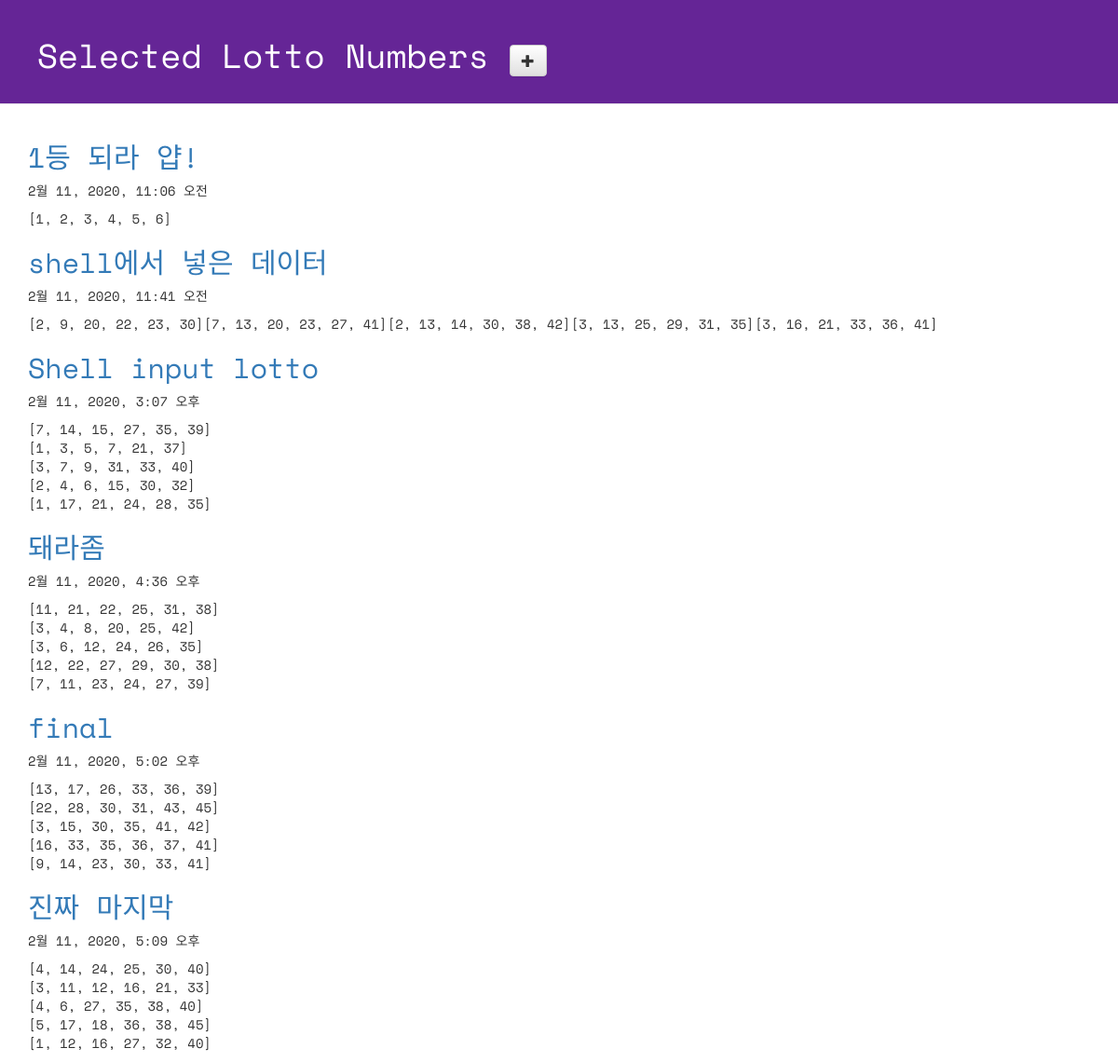
The page / on the database its author committed.
### lotto/models.py (models this page shows, shortened)
class GuessNumbers(models.Model):
    name = models.CharField(max_length=24) # 로또 번호 리스트 이름
    text = models.CharField(max_length=255) # 로또 번호 리스트에 대한 설명
    lottos = models.CharField(max_length=255,
        default='[1, 2, 3, 4, 5, 6]') # 로또 번호들이 담길 str # 없어도 됨
    num_lotto = models.IntegerField(default=5) # 6개 번호 set의 갯수
    update_date = models.DateTimeField()

### lotto/views.py (the view)
# urls.py: path('', views.index),
def index(request):
    lottos = GuessNumbers.objects.all()
    return render(request,'lotto/default.html', {'lottos':lottos})

### lotto/templates/lotto/default.html (shortened to what this page needs)
<!DOCTYPE html>
{% load staticfiles %}
<html lang="ko">
<head>
  <link rel="stylesheet" href="//maxcdn.bootstrapcdn.com/bootstrap/3.2.0/css/bootstrap.min.css">
  <link rel="stylesheet" href="//maxcdn.bootstrapcdn.com/bootstrap/3.2.0/css/bootstrap-theme.min.css">
  <link rel='stylesheet' href="{% static 'css/lotto.css' %}">
</head>
<body>
  <div class="page-header">
    <h1>
      Selected Lotto Numbers
      <a href="{% url 'new_lotto' %}">
        <span class="glyphicon glyphicon-plus btn btn-default"></span>
        </a>
    </h1>
  </div>
  <div class="container lotto">
    {% for lotto in lottos %}
    <h2><a href="{% url 'detail' lottokey=lotto.pk %}">{{ lotto.text }}</a></h2>
    <p>{{ lotto.update_date }}</p>
    <p>{{ lotto.lottos | linebreaksbr }}</p>
    {% endfor %}
  </div>
</body>
</html>

### lotto/static/css/lotto.css (style rules this page uses)
.page-header { background-color: #652596; margin-top: 0; padding: 20px 20px 20px 40px; font-family: 'Space Mono', monospace; color: cornflowerblue; }
.page-header h1 { color: #FFFFFF; }
.container { font-family: 'Space Mono', monospace; }
.container h2 { color: #b9f442; }

### rows shown on the page
GuessNumbers: text "1등 되라 얍!", update_date "2월 11, 2020, 11:06 오전", lottos "[1, 2, 3, 4, 5, 6]"
GuessNumbers: text "shell에서 넣은 데이터", update_date "2월 11, 2020, 11:41 오전", lottos "[2, 9, 20, 22, 23, 30][7, 13, 20, 23, 27, 41][2, 13, 14, 30, 38, 42][3, 13, 25, 29, 31, 35][3, 16, 21, 33, 36, 41]"
GuessNumbers: text "Shell input lotto", update_date "2월 11, 2020, 3:07 오후", lottos "[7, 14, 15, 27, 35, 39] [1, 3, 5, 7, 21, 37] [3, 7, 9, 31, 33, 40] [2, 4, 6, 15, 30, 32] [1, 17, 21, 24, 28, 35]"
GuessNumbers: text "돼라좀", update_date "2월 11, 2020, 4:36 오후", lottos "[11, 21, 22, 25, 31, 38] [3, 4, 8, 20, 25, 42] [3, 6, 12, 24, 26, 35] [12, 22, 27, 29, 30, 38] [7, 11, 23, 24, 27, 39]"
GuessNumbers: text "final", update_date "2월 11, 2020, 5:02 오후", lottos "[13, 17, 26, 33, 36, 39] [22, 28, 30, 31, 43, 45] [3, 15, 30, 35, 41, 42] [16, 33, 35, 36, 37, 41] [9, 14, 23, 30, 33, 41]"
GuessNumbers: text "진짜 마지막", update_date "2월 11, 2020, 5:09 오후", lottos "[4, 14, 24, 25, 30, 40] [3, 11, 12, 16, 21, 33] [4, 6, 27, 35, 38, 40] [5, 17, 18, 36, 38, 45] [1, 12, 16, 27, 32, 40]"
